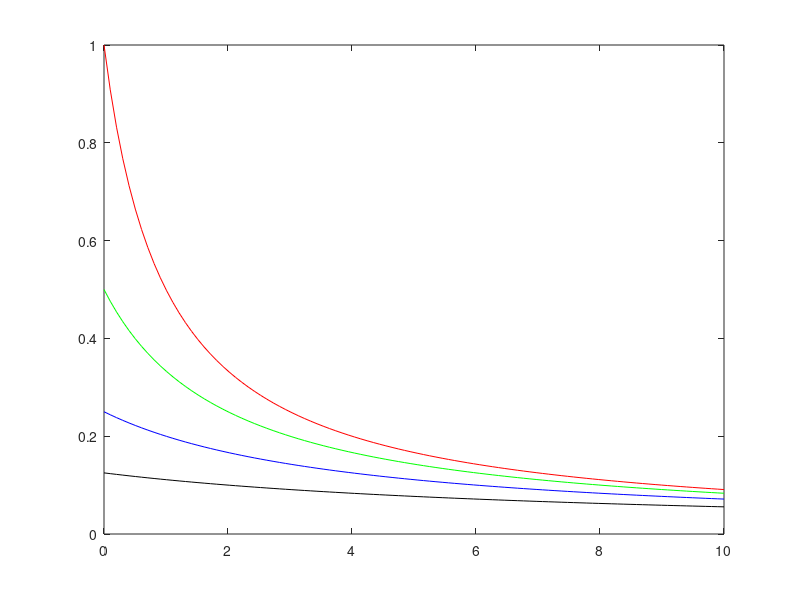
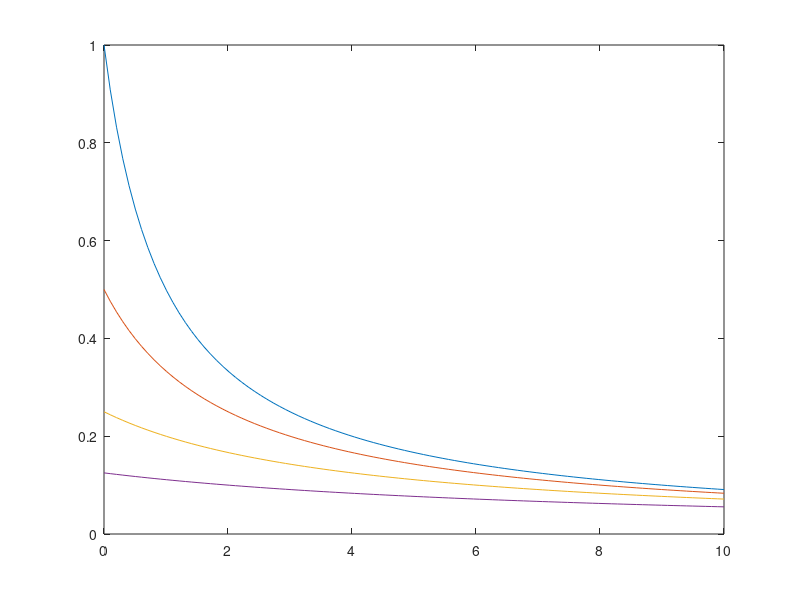

Reproduce these figures in MATLAB, in order.
% Exercise 1c
t = linspace(0,10);
y0 = [1, 0.5, 0.25, 0.125];
c = 1./y0;

y1 = 1./(t + c(1));
y2 = 1./(t + c(2));
y3 = 1./(t + c(3));
y4 = 1./(t + c(4));

y = [y1', y2', y3', y4'];

figure(1)
plot(t,y1,'r-');
hold on
plot(t,y2,'g-');
plot(t,y3,'b-');
plot(t,y4,'k-');
hold off

figure(2)
plot(t,y)